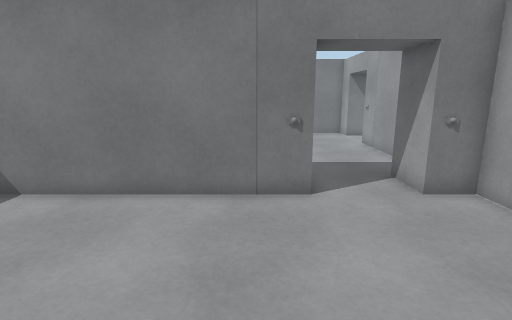
[1] (above)

12 first-person views from a walk through a Unity game level. The camera is 1.3 m above the floor, tilts 12° down and sees 80° across. Doors are open. The floor is counted in squares, 0.5 m on a side. Each view is taken from the middle of a square. On the plan, view 1 faces up. The plan holds only what a view shows up to about 20 squares ahead; the rest is blank. The player is left out.

[2]
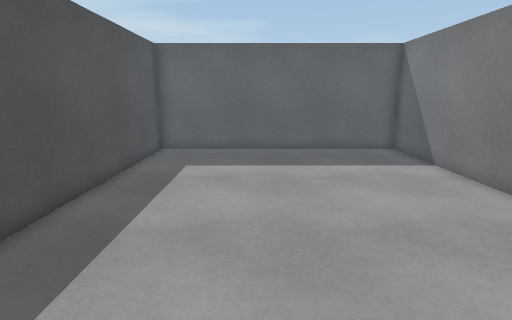

[3]
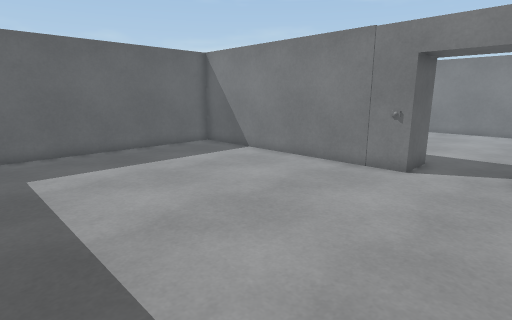

[4]
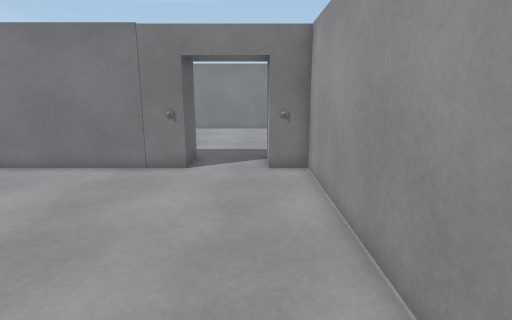

[5]
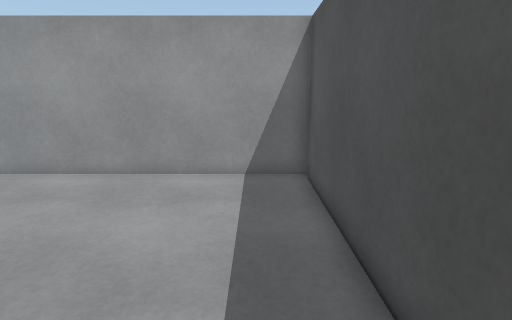

[6]
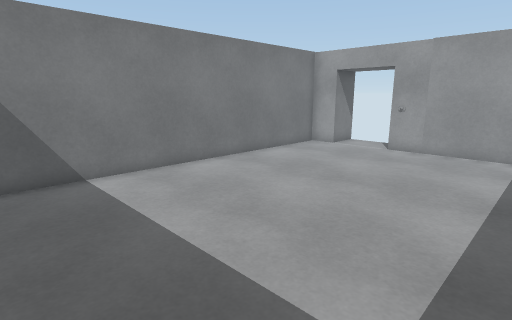

[7]
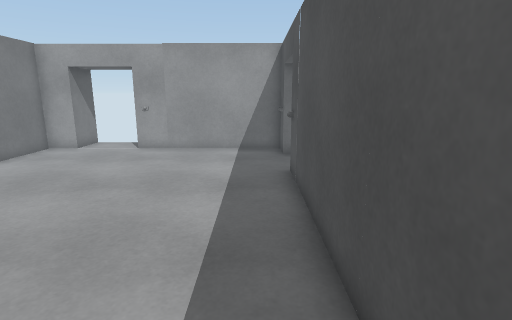

[8]
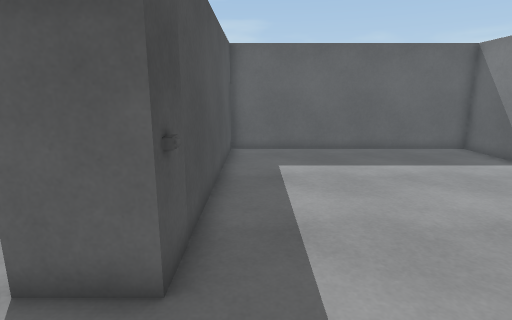

[9]
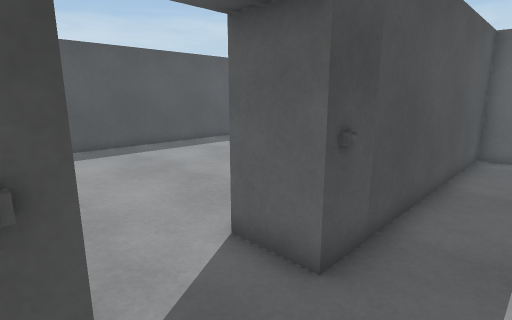

[10]
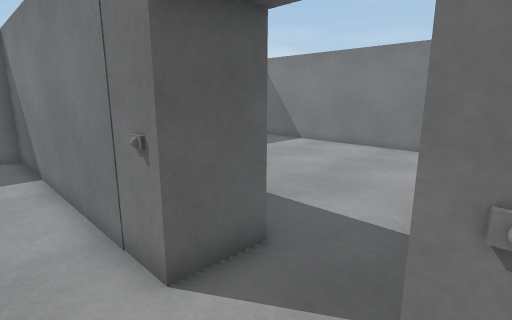

[11]
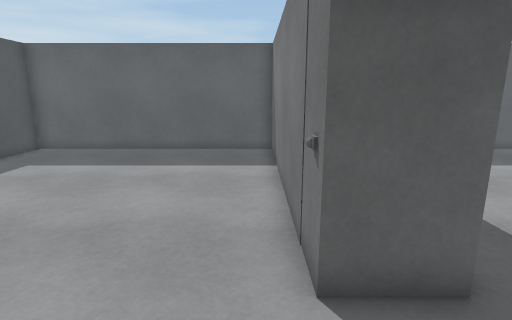

[12]
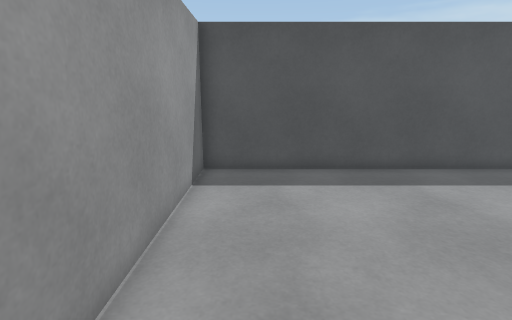

### Floor plan
Ten units are one square. View 1 is at (0, 0); x grows to the right and y downward. Boxes are objects, and circles mark ways between rooms. Rooms are numbered by the first view taken in them; rooms with no view inside come last. Other rooms are left out.
<svg viewBox="-103 -218 188 260">
<path fill="none" stroke="#000" d="M6 -78 -98 -78 -98 37 59 37 59 -78 45 -78 45 -92M59 -164 59 -169M59 -98 59 -155M80 -198 59 -198 59 -213 -98 -213 -98 -98 6 -98"/>
<rect x="5" y="-105" width="10" height="20" fill="#bbb"><title>other object</title></rect>
<rect x="45" y="-105" width="10" height="20" fill="#bbb"><title>other object</title></rect>
<circle cx="30" cy="-90" r="3" fill="#2a7"/>
<text x="-20" y="-20">1</text>
<text x="-10" y="-150">2</text>
</svg>
Room 1 opens to room 2.

Where each view was taken, in squares from view 1:
view 1: 0 up, 0 right, facing up
view 2: 1 up, 5 right, facing left
view 3: 3 down, 5 right, facing up-left
view 4: 3 down, 4 right, facing up
view 5: 2 down, 4 left, facing right
view 6: 11 up, 9 left, facing up-right
view 7: 11 up, 9 left, facing right
view 8: 11 up, 5 right, facing left
view 9: 12 up, 5 right, facing down-left
view 10: 6 up, 5 right, facing up-left
view 11: 7 up, 5 right, facing left
view 12: 7 up, 4 right, facing down
